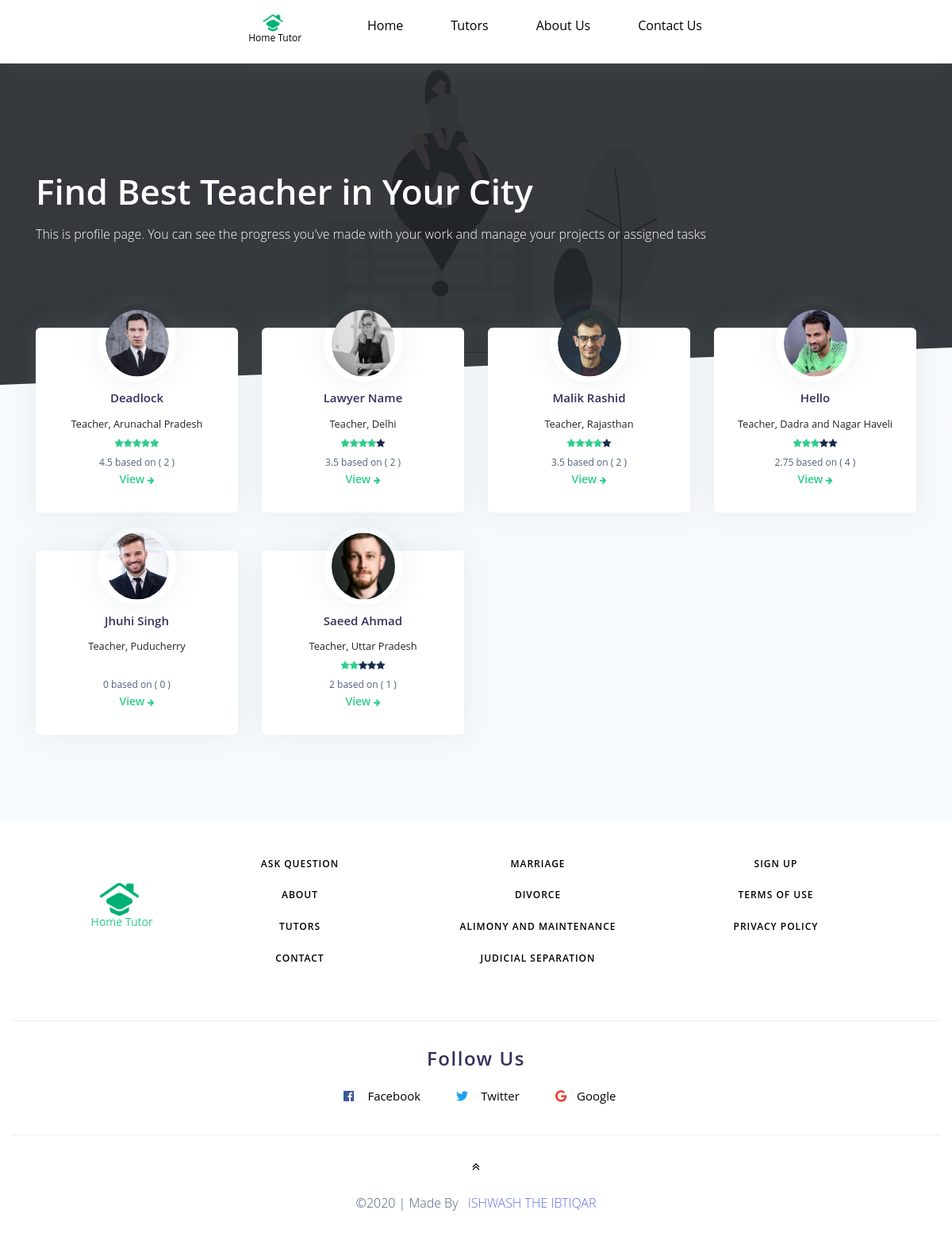
/genralsearchlawyer.php?law_id=1, run on the app's committed database.
### tables this page shows
CREATE TABLE `tbl_lawyer_lawtype` (
  `law_type_id` int(11) NOT NULL,
  `name` varchar(200) NOT NULL,
  `lawyer_id` int(11) NOT NULL,
  `date_time` datetime NOT NULL
);

CREATE TABLE `tbl_lawyer` (
  `lawyer_id` int(11) NOT NULL,
  `name` varchar(100) NOT NULL,
  `email` varchar(30) NOT NULL,
  `password` varchar(40) NOT NULL,
  `number` varchar(10) NOT NULL,
  `license_number` varchar(15) NOT NULL,
  `language` varchar(200) NOT NULL,
  `practicingarea` varchar(200) NOT NULL,
  `practicingcourt` varchar(1000) NOT NULL,
  `practicingstate` varchar(20) NOT NULL,
  `practicingdistrict` varchar(50) NOT NULL,
  `casehandled` varchar(20) NOT NULL,
  `bar_enroll_date` date NOT NULL,
  `website` varchar(70) NOT NULL,
  `alt_number` varchar(10) NOT NULL,
  `account_number` varchar(60) NOT NULL,
  `ifsc` varchar(15) NOT NULL,
  `state` varchar(20) NOT NULL,
  `district` varchar(20) NOT NULL,
  `locality` varchar(100) NOT NULL,
  `pincode` varchar(6) NOT NULL,
  `filename` varchar(200) NOT NULL,
  `status` int(2) NOT NULL,
  `date_time` datetime NOT NULL
);

CREATE TABLE `tbl_state` (
  `state_id` int(11) NOT NULL,
  `name` varchar(100) NOT NULL,
  `date` date NOT NULL,
  `time` time NOT NULL
);

CREATE TABLE `tbl_inlawtype` (
  `lawtype_id` int(11) NOT NULL,
  `areaname` varchar(200) NOT NULL,
  `lawarea_id` int(11) NOT NULL,
  `areafontcode` varchar(20) NOT NULL,
  `date` date NOT NULL,
  `time` time NOT NULL
);

### genralsearchlawyer.php (the view, shortened to what this page needs)
<?php
include("header.php");
include 'config.php';
$law_id = $_REQUEST['law_id'];
$query1 = "SELECT * FROM  tbl_lawyer_lawtype WHERE name='$law_id'";
$result1 = mysqli_query($connect, $query1);
?>
<section class="py-5 card border-0 bg-secondary">
  <div class="header pb-8 pt-5 pt-lg-9 d-flex align-items-center" style=" background-image:url(img/undraw_my_current_location_om7g.png); background-size: contain; background-repeat: no-repeat; background-position: center top;">
    <span class="mask bg-dark opacity-8"></span>
    <div class="container">
      <div class="row justify-content-center">
        <div class="col-xl-12 col-md-12">
          <h1 class="display-2 text-white">Find Best Teacher in Your City</h1>
          <p class="text-white mt-0 mb-5">This is profile page. You can see the progress you've made with your work and manage your projects or assigned tasks</p>
        </div>
      </div>
    </div>
    <div class="separator separator-bottom separator-skew">
    </div>
  </div>
</section>
<section id="toplawyer" class="bg-secondary">
  <div class="container" style="margin-top: -180px">
    <div class="row">
      <?php
      while ($row1 = mysqli_fetch_array($result1)) {
        $lawyer_id = $row1['lawyer_id'];
        $query4 = "SELECT * FROM tbl_lawyer WHERE lawyer_id='$lawyer_id'";
        $result4 = mysqli_query($connect, $query4);
        if ($row4 = mysqli_fetch_array($result4)) {
          $pracstate = $row4['practicingstate'];
          $query5 = "SELECT * FROM tbl_state WHERE state_id='$pracstate'";
          $result5 = mysqli_query($connect, $query5);
          if ($row5 = mysqli_fetch_array($result5)) {
            $practicingstate = $row5['name'];
          } else {
            $practicingstate = "--";
          }
      ?>
          <div class="col-md-3 col-6 col-lg-3 mb-5">
            <div class="card border-0 shadow">
              <div class="row justify-content-center">
                <div class="col-md-12 text-center card-profile-image">
                  <img style="height: 98px" src="code/profileUpload/<?php echo $row4['filename']; ?>" class="img-fluid  rounded-circle">
                </div>
              </div>
              <div class="card-body mt-5">
                <div class="row">
                  <div class="col-md-12 text-center justify-content-center">
                    <h4 class="mt-1"><?php echo $row4['name']; ?></h4>
                    <small class="text-dark">Teacher, <?php echo $practicingstate; ?></small><br />
                    <span style="font-size: 12px"><?php echo LawyerGetRating($lawyer_id); ?> </span>
                  </div>
                </div>
                <div class="row justify-content-center">
                  <span class="text-success text-sm h5"><a href="genlawyerprofile.php?la_id=<?php echo $row4['lawyer_id']; ?>" class="text-success">View <i class="fa fa-arrow-right" style="font-size: 10px"></i></a></span>
                </div>
              </div>
            </div>
          </div>
      <?php
        }
      }
      ?>
    </div>
  </div>
</section>
<?php
include("footer.php");
?>

### lawyer_rating.php (shortened to what this page needs)
<?php
function LawyerGetRating($lawyer_id)
{
  include 'config.php';
  $query2="SELECT * FROM tbl_star WHERE lawyer_id='$lawyer_id'";
  $result2=mysqli_query($connect,$query2);
  $count_user_rating=mysqli_num_rows($result2);
   $query="SELECT SUM(ratepoint)  AS total FROM tbl_star WHERE lawyer_id='$lawyer_id'";
   $result=mysqli_query($connect,$query);
   $row=mysqli_fetch_array($result);
   $total=$row['total'];
   $output='';
   $avg=0;
   if($count_user_rating>0)
   {
   $avg= $total/$count_user_rating;
  	  $point=$avg;
      $remain=5-$point;
      if($remain>=1 AND $remain<2)
      {
    	  $start=4;
      }
      elseif($remain>=2 AND $remain<3)
      {
    	$start=3;
      }
      elseif($remain>=3 AND $remain<4)
      {
    	$start=2;
      }
      elseif($remain>=4 AND $remain<5)
      {
    	$start=1;
      }
      else{
    	$start=6;
      }
     for($i=0; $i<$point; $i++){
	 $output.='<i class="fa fa-star text-green"></i>';
     }
     for ($j=$start; $j<5 ; $j++) {
     $output.='<i class="fa fa-star text-default"></i>';
     }
    }
     $output.='<br/>';
     $output.=round($avg,2) ." based on ( ".$count_user_rating." )";
     return $output;
  }
?>

### footer.php
<?php
$query = "SELECT * FROM tbl_inlawtype ORDER BY lawtype_id LIMIT 4";
$result = mysqli_query($connect, $query);
?>
<div>
    <div class="container-fluid py-md-4">
        <div class="row justify-content-center text-center">
            <div class="col-lg-1 col-xl-1 col-md-1 ml-3 footer_grid mt-5 text-green">
                <img src="img/home (1).png" class="img-fulid" style="width: 55px;margin-bottom: 35px">
                <sub><sub><sub><sub><sub><sub><sub><sub><sub><span style="font-size: 14px;margin-left: -68px;">Home Tutor</span></sub></sub></sub></sub></sub></sub></sub></sub></sub>
            </div>
            <div class="col-lg-3 col-xl-3 col-md-3 footer_grid mt-md-0 mt-4">
                <ul class="footer_list">
                    <li>
                        <a href="genaskquestion.php"> Ask Question</a>
                    </li>
                    <li>
                        <a href="about.php"> About</a>
                    </li>
                    <li>
                        <a href="genlawyer.php"> Tutors</a>
                    </li>
                    <li>
                        <a href="contact.php"> Contact</a>
                    </li>
                </ul>
            </div>
            <div class="col-lg-3 col-xl-3 col-md-3 sfooter_grid mt-md-0 mt-sm-4 mt-3">
                <ul class="footer_list">
                    <?php
                    while ($row = mysqli_fetch_array($result)) {
                    ?>
                        <li>
                            <a href="genralsearchlawyer.php?law_id=<?php echo $row['lawtype_id']; ?>"><?php echo $row['areaname']; ?></a>
                        </li>
                    <?php
                    }
                    ?>
                </ul>
            </div>
            <div class="col-lg-3 mt-md-0 mt-sm-4 mt-3">
                <ul class="footer_list">
                    <li>
                        <a href="signup.php">Sign Up</a>
                    </li>
                    <li>
                        <a href="#">Terms of Use</a>
                    </li>
                    <li>
                        <a href="#">Privacy Policy</a>
                    </li>
                </ul>
            </div>
        </div>
        <div class="social_grid">
            <h3 class="fallowUs">Follow Us</h3>
            <div class="social-icons">
                <ul>
                    <li><a href="#"><span class="fab fa-facebook-f"></span> Facebook</a></li>
                    <li><a href="#"><span class="fab fa-twitter"></span> Twitter</a></li>
                    <li><a href="#"><span class="fab fa-google"></span>Google</a></li>
                </ul>
            </div>
        </div>
        <div class="move-top text-center mt-lg-4 mt-3">
            <a href="#top"><span class="fa fa-angle-double-up" aria-hidden="true"></span></a>
        </div>
        <div class="rinfo">
            <p class="text-center mt-3">&copy;2020 | Made By <a href="" class="text-uppercase ml-2"> Ishwash The Ibtiqar</a></p>
        </div>
    </div>
</div>

### css/headerstyle.css (style rules this page uses)
p { margin:0; }
section { padding: 60px 0; }

### css/style.css (style rules this page uses)
html { scroll-behavior: smooth; }
body { overflow-x: hidden; background: #fff; }
#toplawyer a { text-decoration: none; }
#toplawyer img { height: 100px; width: 100px; padding: 7px 10px 7px 10px; }
.footer_list li { list-style: none; }
.footer_list li a { text-decoration: none; text-transform: uppercase; letter-spacing: 1px; font-size: 0.75em; display: block; font-weight: 600; margin: 1.8em 0; color:#000; }
.footer_list li:last-child { margin-bottom: 0; }
h3.fallowUs { font-size: 1.5em; font-weight: 600; letter-spacing: 1.5px; margin-bottom: .7em; line-height: 30px; text-shadow: 0 1px 2px rgba(255, 255, 255, 0.2); }
.move-top span { color: #000; text-align: center; border: none; line-height: 2em; }
.rinfo a { text-decoration: none; }
.social_grid { padding: 2em 0; border-top: 1px solid #edeff1; margin: 3em 0 0 0; text-align: center; border-bottom: 1px solid #edeff1; }
.social-icons ul { padding: 0; margin: 0; }
.social-icons ul li { display: inline-block; margin: 0 1em; }
.social-icons ul li a { text-align: center; font-size: 15px; color: #000; }
.social-icons ul li a span.fab.fa-facebook-f { height: 32px; width: 32px; line-height: 32px; background: transparent; margin-right: 4px; color: #3b5998; transition: 0.5s all; -webkit-transition: 0.5s all; -moz-transition: 0.5s all; -o-transition: 0.5s all; -ms-transition: 0.5s all; }
.social-icons ul li a span.fab.fa-twitter { height: 32px; width: 32px; line-height: 32px; background: transparent; margin-right: 4px; color: #1da1f2; transition: 0.5s all; -webkit-transition: 0.5s all; -moz-transition: 0.5s all; -o-transition: 0.5s all; -ms-transition: 0.5s all; }
.social-icons ul li a span.fab.fa-google { height: 32px; width: 32px; line-height: 32px; background: transparent; margin-right: 4px; color: #ea4335; transition: 0.5s all; -webkit-transition: 0.5s all; -moz-transition: 0.5s all; -o-transition: 0.5s all; -ms-transition: 0.5s all; }

### data on the page
tbl_lawyer_lawtype: lawyer.filename (picture), lawyer.name "Deadlock", tbl_state.name "Arunachal Pradesh", lawyer_id "4.5 based on ( 2 )"
tbl_lawyer_lawtype: lawyer.filename (picture), lawyer.name "Lawyer Name", tbl_state.name "Delhi", lawyer_id "3.5 based on ( 2 )"
tbl_lawyer_lawtype: lawyer.filename (picture), lawyer.name "Malik Rashid", tbl_state.name "Rajasthan", lawyer_id "3.5 based on ( 2 )"
tbl_lawyer_lawtype: lawyer.filename (picture), lawyer.name "Hello", tbl_state.name "Dadra and Nagar Haveli", lawyer_id "2.75 based on ( 4 )"
tbl_lawyer_lawtype: lawyer.filename (picture), lawyer.name "Jhuhi Singh", tbl_state.name "Puducherry", lawyer_id "0 based on ( 0 )"
tbl_lawyer_lawtype: lawyer.filename (picture), lawyer.name "Saeed Ahmad", tbl_state.name "Uttar Pradesh", lawyer_id "2 based on ( 1 )"
tbl_inlawtype: areaname "MARRIAGE"
tbl_inlawtype: areaname "DIVORCE"
tbl_inlawtype: areaname "ALIMONY AND MAINTENANCE"
tbl_inlawtype: areaname "JUDICIAL SEPARATION"
